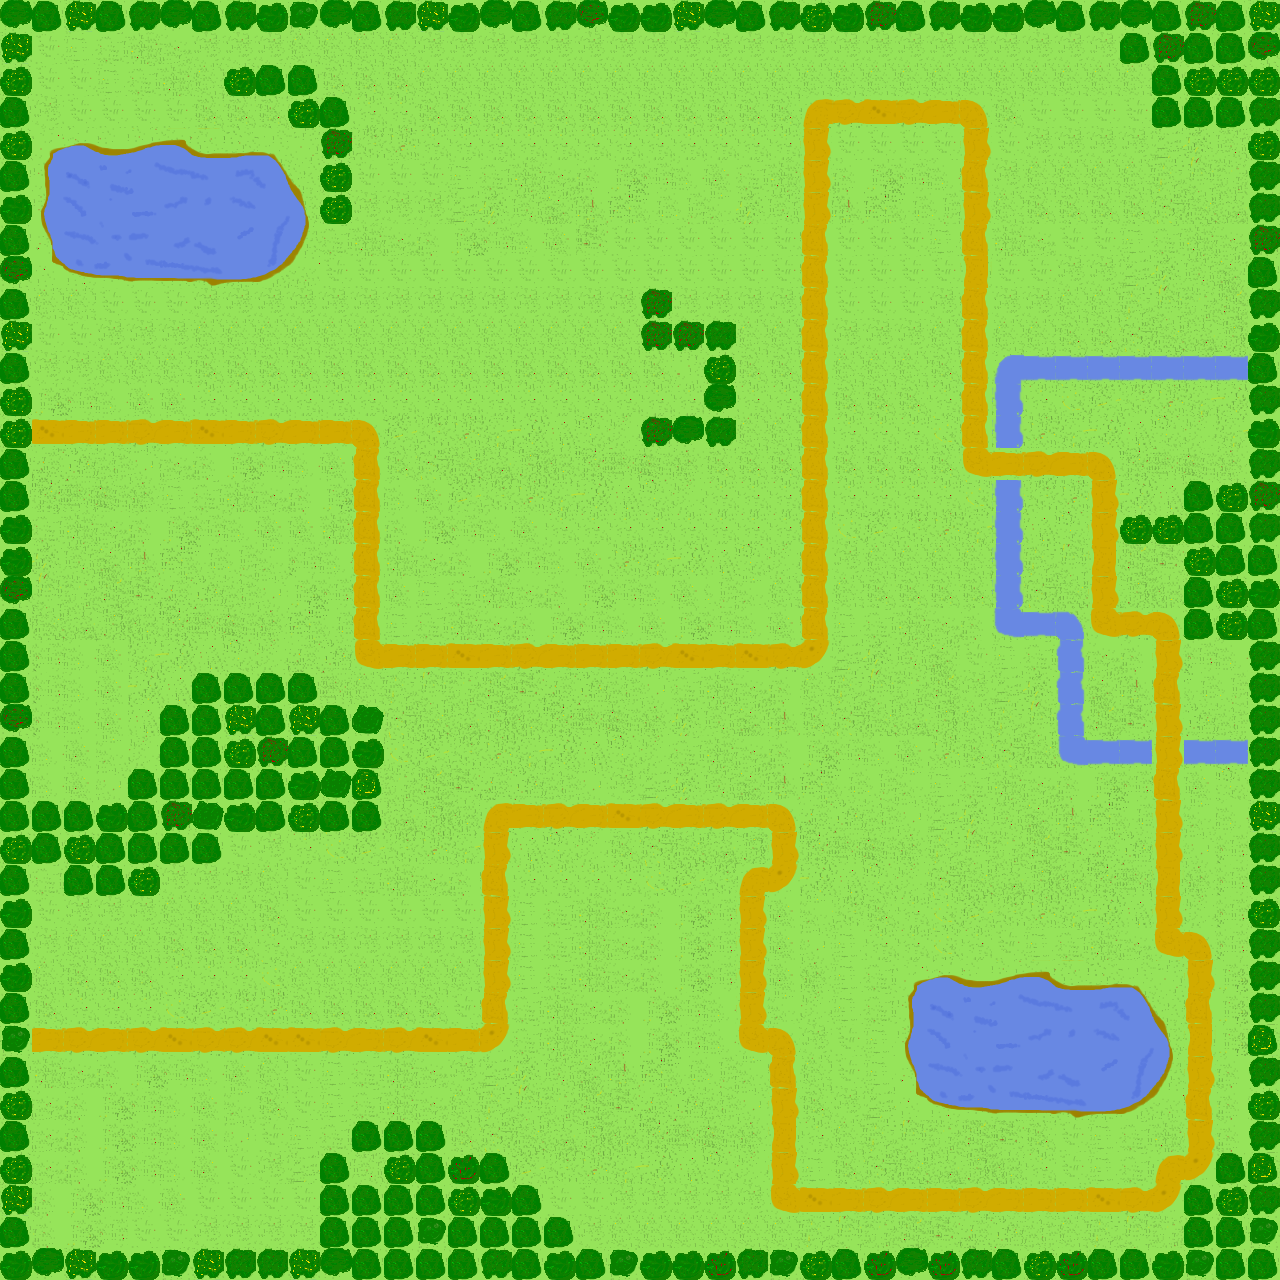

This is a level from a 2D game, rendered from its Tiled map with the project's own tilesets. A one-line summary and the map file follow, with tile-layer data summarised:
An orthogonal 40x40 tile map with 32x32 px tiles, 3 tile layers (Sol, Mur, Vide).

<map version="1.0" orientation="orthogonal" width="40" height="40" tilewidth="32" tileheight="32">
 <tileset firstgid="1" name="carte_prairie_2" tilewidth="32" tileheight="32">
  <image source="carte_prairie_2.png" width="640" height="224" />
 </tileset>
 <layer name="Sol" width="40" height="40">
  <data>[1600 cells, 1600 non-empty, 85 distinct tile ids]</data>
 </layer>
 <layer name="Mur" width="40" height="40">
  <data>[1600 cells, 295 non-empty, 19 distinct tile ids]</data>
 </layer>
 <layer name="Vide" width="40" height="40">
  <data>[1600 cells, 42 non-empty, 21 distinct tile ids]</data>
 </layer>
</map>